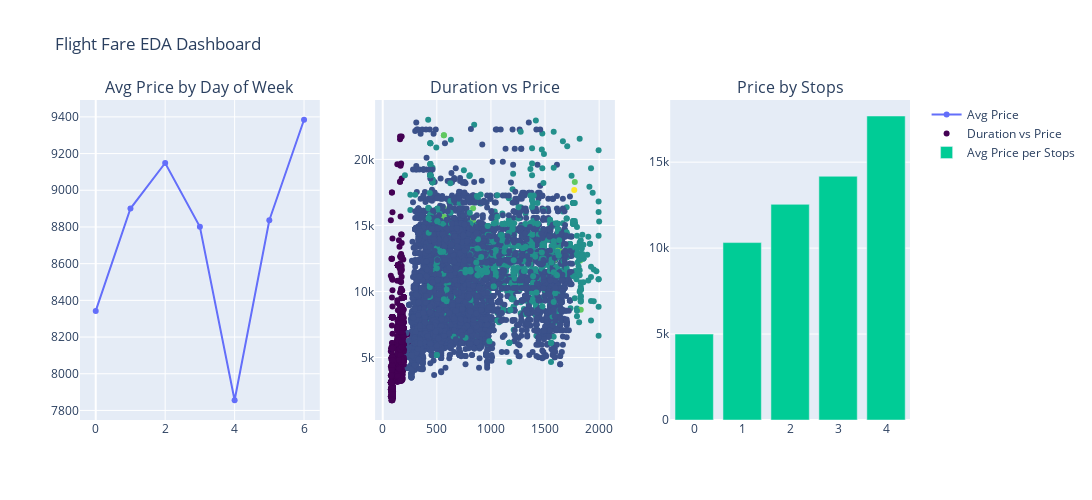

Notebook cell for this chart:
### Code cell
fig = make_subplots(
    rows=1, cols=3,
    subplot_titles=('Avg Price by Day of Week', 'Duration vs Price', 'Price by Stops')
)


avg_price_day = df_after.groupby("Day_of_week")["Price"].mean()
fig.add_trace(
    go.Scatter(x=avg_price_day.index, y=avg_price_day.values,
               mode='lines+markers', name='Avg Price'),
    row=1, col=1
)

fig.add_trace(
    go.Scatter(x=df_after["Duration"], y=df_after["Price"],
               mode='markers',
               marker=dict(color=df_after["Total_Stops"], colorscale='Viridis'),
               name='Duration vs Price'),
    row=1, col=2
)

avg_price_stops = df_after.groupby("Total_Stops")["Price"].mean()
fig.add_trace(
    go.Bar(x=avg_price_stops.index.astype(str), y=avg_price_stops.values, name='Avg Price per Stops'),
    row=1, col=3
)

fig.update_layout(height=500, width=1200, title_text="Flight Fare EDA Dashboard")
fig.show()

### Figure 1 — Plotly figure (JSON) as saved in the notebook; plotly's stock layout.template omitted (floating-point values rounded to 4 significant figures; data arrays with more than 128 entries replaced by an {"elided": "..."} marker saying what was removed)
{"data": [{"mode": "lines+markers", "name": "Avg Price", "type": "scatter", "x": [0, 1, 2, 3, 4, 5, 6], "xaxis": "x", "y": [8342.0, 8901.0, 9149.0, 8801.0, 7856.0, 8837.0, 9384.0], "yaxis": "y"}, {"marker": {"color": {"elided": "10293 int values"}, "colorscale": [[0, "#440154"], [0.1111, "#482878"], [0.2222, "#3e4989"], [0.3333, "#31688e"], [0.4444, "#26828e"], [0.5556, "#1f9e89"], [0.6667, "#35b779"], [0.7778, "#6ece58"], [0.8889, "#b5de2b"], [1, "#fde725"]]}, "mode": "markers", "name": "Duration vs Price", "type": "scatter", "x": {"elided": "10293 int values"}, "xaxis": "x2", "y": {"elided": "10293 int values"}, "yaxis": "y2"}, {"name": "Avg Price per Stops", "type": "bar", "x": ["0", "1", "2", "3", "4"], "xaxis": "x3", "y": [4998.0, 10320.0, 12550.0, 14180.0, 17686], "yaxis": "y3"}], "layout": {"annotations": [{"font": {"size": 16}, "showarrow": false, "text": "Avg Price by Day of Week", "x": 0.1444, "xanchor": "center", "xref": "paper", "y": 1, "yanchor": "bottom", "yref": "paper"}, {"font": {"size": 16}, "showarrow": false, "text": "Duration vs Price", "x": 0.5, "xanchor": "center", "xref": "paper", "y": 1, "yanchor": "bottom", "yref": "paper"}, {"font": {"size": 16}, "showarrow": false, "text": "Price by Stops", "x": 0.8556, "xanchor": "center", "xref": "paper", "y": 1, "yanchor": "bottom", "yref": "paper"}], "height": 500, "title": {"text": "Flight Fare EDA Dashboard"}, "width": 1200, "xaxis": {"anchor": "y", "domain": [0, 0.2889]}, "xaxis2": {"anchor": "y2", "domain": [0.3556, 0.6444]}, "xaxis3": {"anchor": "y3", "domain": [0.7111, 1]}, "yaxis": {"anchor": "x", "domain": [0, 1]}, "yaxis2": {"anchor": "x2", "domain": [0, 1]}, "yaxis3": {"anchor": "x3", "domain": [0, 1]}}}
